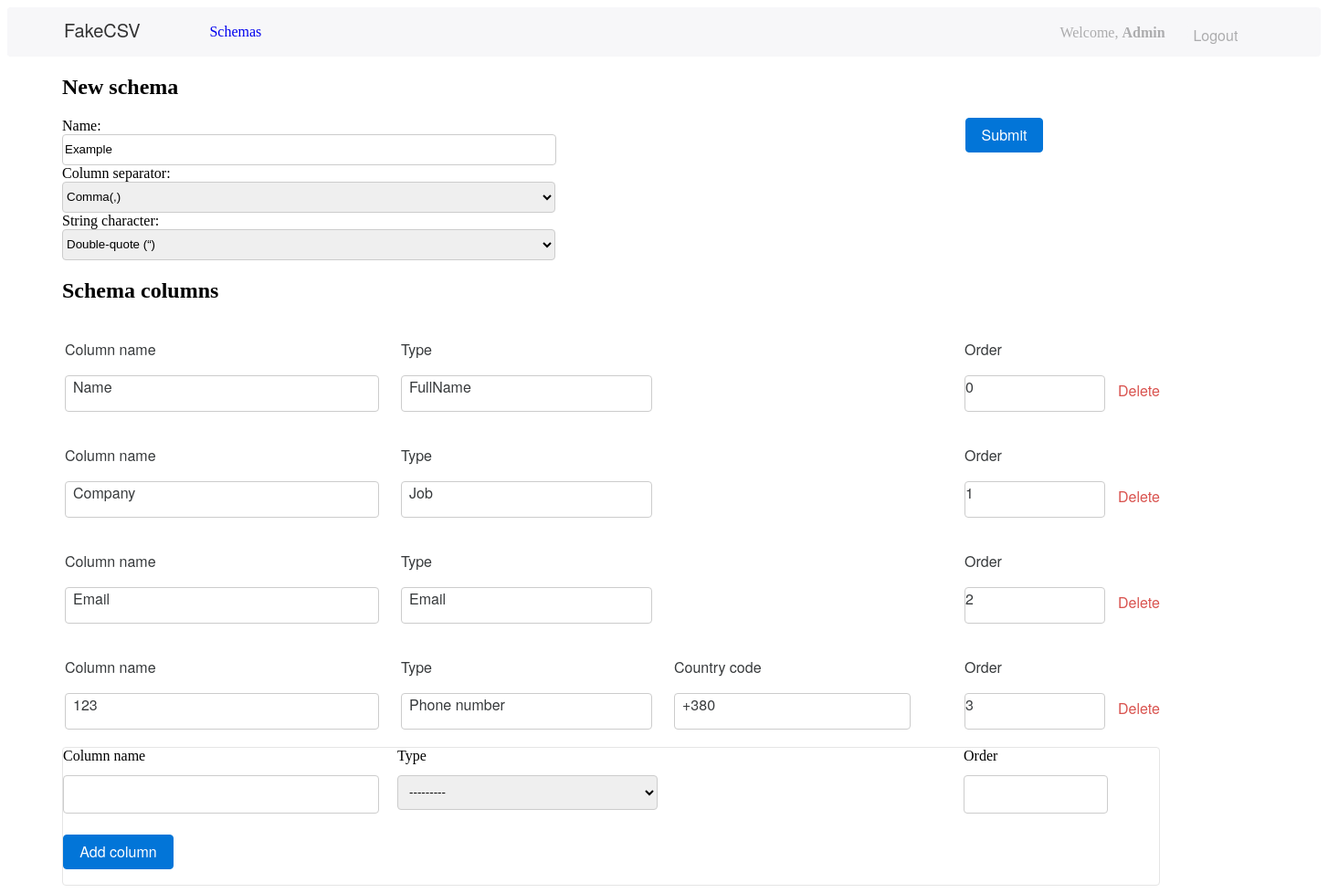
The page /3/edit/ (signed in) on the database its author committed.
### app/models.py (models this page shows, shortened)
class Schema(models.Model):
    schema_id = models.AutoField(primary_key=True)
    schema_user = models.ForeignKey(User, on_delete=models.CASCADE, related_name="schema_user")
    schema_name = models.TextField(max_length=128, verbose_name="Name")
    schema_column_separator = models.IntegerField(choices=SEPARATOR, default=0, verbose_name="Column separator")
    schema_string_character = models.IntegerField(choices=STRING_CHARACTER, default=0, verbose_name="String character")
    schema_columns = models.ManyToManyField(SchemaColumn, related_name="schema_columns")
    schema_last_modified = models.DateField(verbose_name="Modified", auto_now=True)
    @staticmethod
    def get_by_id(schema_id):
        return Schema.objects.filter(schema_id=schema_id).first()

class SchemaColumn(models.Model):
    column_id = models.AutoField(primary_key=True)
    column_name = models.TextField(max_length=128, verbose_name="Column name")
    column_type = models.ForeignKey(TypeOfData, on_delete=models.DO_NOTHING, verbose_name="Type",
                                    related_name="column_type")
    column_specific = models.TextField(max_length=64, null=True, blank=True)
    column_order = models.IntegerField(verbose_name="Order")
    class Meta:
        ordering = ["column_order"]
    def to_dict(self):
        return {
            "name": self.column_name,
            "type": self.column_type,
            "specific": self.column_specific,
            "order": self.column_order,
        }

class TypeOfData(models.Model):
    type_id = models.AutoField(primary_key=True)
    type_name = models.TextField(max_length=64, verbose_name="Type", unique=True)
    type_specific = models.IntegerField(choices=SPECIFICATOR, default=None, null=True, blank=True)
    def __str__(self):
        return f"{self.type_name}"
    def __repr__(self):
        return f"{self.__class__.__name__}({self.type_id})"

### app/views.py (the view, shortened to what this page needs)
# urls.py: re_path(r"^(?P<schema_id>\d+)/edit/", views.create_schema,name="edit")
@login_required(login_url="/login/")
@csrf_exempt
def create_schema(request, schema_id=None):
    schema_id = schema_id or request.session.get("schema_id")
    schema = Schema.get_by_id(schema_id)
    if not schema:
        schema = Schema.create(request.user, "New schema", 0, 0)
        request.session["schema_id"] = schema.schema_id
    schema_form = SchemaForm(instance=schema)
    empty_column_form = SchemaColumnForm()
    for cl in schema.schema_columns.all():
        print(cl.to_dict())
        print(cl.column_type in [4,5])
    context = {
        "schema_form": schema_form,
        "empty_column_form": empty_column_form,
        "columns": schema.schema_columns.all(),
    }
    return render(request, "add.html", context)

### app/forms.py
class SchemaForm(forms.ModelForm):
    class Meta:
        model = Schema
        fields = ["schema_name", "schema_column_separator", "schema_string_character",]
        widgets = {
            'schema_name': forms.TextInput(),
        }

class SchemaColumnForm(forms.ModelForm):
    class Meta:
        model = SchemaColumn
        fields = ("column_name","column_type","column_order")
        widgets = {
            'column_name': forms.TextInput( attrs={"class":"content__add-form-name"}),
            'column_type': forms.Select(attrs={"class":"content__add-form-type"}),
            'column_order': forms.NumberInput(attrs={"class":"content__add-form-order"})
        }

### template/add.html (shortened to what this page needs)
{% extends "base.html" %}
{% block content %}
<div class="content_add">
  <h2 class="content__add-label">New schema</h2>
  <form class="content__add-schemaform" method="POST">
      <div>
        {{ schema_form }}
      </div>
      <button class="content__add-schemaform-button" type="submit">Submit</button>
  </form>
  <h2 class="content__add-label"> Schema columns </h2>
    <table id="id_columns_table" class="content__add-table">
      {% for column in columns  %}
      <tr class="content__add-tr">
        <td class="content__add-td">
            <p>Column name</p>
            <p class="content__add-name">{{column.column_name }}</p>
        </td>
        <td class="content__add-td">
          <p>Type</p>
          <p class="content__add-type">{{ column.column_type }}</p>
        </td>
        <td  class="content__add-specific-block">
            {%if column.column_type.type_name == "Phone number"%}
              <p>Country code</p>
              <p class="content__add-specific">{{column.column_specific}}</p>
            {% elif column.column_type.type_name == "Integer" %}
            <p>Range</p>
            <p class="content__add-specific">{{column.column_specific}}</p>
            {% endif %}
        </td>
        <td class="content__add-td">
          <p>Order</p>
          <p class="content__add-order">{{column.column_order }}</p>
        </td>
        <td class="content__add-link-block">
          <form id="id_delete_form_{{column.column_id}}" method="POST">
            <a href="#" onclick="submitForm('{{column.column_id}}')" class="content__add-link" >Delete</a>
          </form>
        </td>
      </tr>
      {% endfor %}
    </table>
  <form id="id_column_form" class="content__add-last_form"  method="POST">
      <div class="content__add-last_form_conteiner" >
        <div class="content__add-blocks">
          {{ empty_column_form.column_name.label }}
          {{ empty_column_form.column_name }}
        </div>
        <div class="content__add-blocks">
          {{ empty_column_form.column_type.label }}
          {{ empty_column_form.column_type }}
        </div>
        <div class="content__add-specific-form-block">
        </div>
        <div class="content__add-blocks">
          {{ empty_column_form.column_order.label }}
          {{ empty_column_form.column_order }}
        </div>
      </div>
      <button class="content__add-form-button" type="submit" onclick="addRowSendRequest()" >Add column</button>
  </form>
</div>
{% endblock %}

### template/base.html (shortened to what this page needs)
<!DOCTYPE html>
<html lang="en">
<head>
    {% load static %}
    <link rel="stylesheet" href="{% static 'css/style.css' %}">
</head>
<body>
  <header class="header">
    {% block header %}
      <div class="header">
        <div class="header__left">
          <h1 class="header__left-label">FakeCSV</h1>
            <a href="/" class="header__left-menu">Schemas</a>
        </div>
        <div class="header__right">
          <p class="header__right-welcome">Welcome, <b> {{user.username}} </b></p>
          <form action="/" class="header__right-logout" method="POST">
            <button class="header__right-button" type="submit">Logout</button>
          </form>
        </div>
      </div>
    {% endblock %}
  </header>
  <main class="content">
    {% block content %}{% endblock %}
  </main>
</body>
</html>

### template/static/css/style.css (style rules this page uses)
td { border: solid 1px #ECEEEF; text-align: left; font-family: 'Helvetica Neue'; font-style: normal; font-weight: 400; font-size: 16px; line-height: 24px; color: #373A3C; }
button { width: 85px; height: 38px; background: #0275D8; border: 1px solid #0275D8; border-radius: 4px; font-family: 'Helvetica Neue'; font-style: normal; font-weight: 400; font-size: 16px; line-height: 21px; color: #FFFFFF; }
.content { background: #FFF; margin: 0px 0px 0px 60px; }
.header,.header__left,.header__right { display: flex; }
.header { background: #F7F7F9; border-radius: 4px; }
.header__left { float: left; color: rgba(0, 0, 0, 0.8); }
.header__right { float: right; color: rgba(0, 0, 0, 0.3); }
.header__left-label { width: 142.9px; height: 17px; font-family: 'Helvetica Neue'; font-style: normal; font-weight: 500; font-size: 20px; line-height: 17px; margin: 16px 16.5px 21px 62px; }
.header__left-menu { text-decoration: none; width: 111.02px; height: 16px; margin: 18px 820px 20px 0px; }
.header__right-welcome { width: 129px; height: 16px; margin: 19px 0px 19px 0px; }
.header__right-button { width: 58px; height: 16px; background: #F7F7F9; color: rgba(0, 0, 0, 0.3); border: none; margin: 19px 86px 19px 11px; }
.content__add-last_form { border: 1px solid #E5E5E5; border-radius: 4px; width: 1200px; height: 150px; }
.content__add-schemaform { display: flex; }
.content__add-schemaform * { display: block; }
.content__add-schemaform-button { margin-left: 448px; margin-bottom: 15px; }
.content__add-last_form_conteiner { display: flex; height: 95px; }
.content__add-table { border: none; }
.content__add-td { border: none; }
.content__add-name { width: 334px; height: 38px; border: 1px solid #CCCCCC; border-radius: 4px; padding-left: 8px; margin-right:20px; }
.content__add-type { width: 265px; height: 38px; border: 1px solid #CCCCCC; border-radius: 4px; padding-left: 8px; margin-right: 20px; }
.content__add-specific-block { width: 249px; height: 38px; border: none; }
.content__add-specific { width: 249px; height: 38px; border: 1px solid #CCCCCC; border-radius: 4px; padding-left: 8px; margin-right: 55px; }
.content__add-order { width: 152px; height: 38px; border: 1px solid #CCCCCC; border-radius: 4px; margin-right: 10px; }
.content__add-link-block { border: none; padding-top: 35px; }
.content__add-link { text-decoration: none; width: 46px; height: 21px; line-height: 21px; color: #D9534F; }
#id_schema_column_separator, #id_schema_string_character { width: 540px; height: 34px; border: 1px solid #CCCCCC; border-radius: 4px; }
#id_schema_name { width: 535px; height: 30px; border: 1px solid #CCCCCC; border-radius: 4px; }
.content__add-blocks * { display: block; }
.content__add-form-name { width: 334px; height: 38px; border: 1px solid #CCCCCC; border-radius: 4px; padding-left: 8px; margin-right:20px; margin-top: 12px; }
.content__add-form-type { width: 285px; height: 38px; border: 1px solid #CCCCCC; border-radius: 4px; padding-left: 8px; margin-right: 15px; margin-top: 12px; }
.content__add-form-order { width: 152px; height: 38px; border: 1px solid #CCCCCC; border-radius: 4px; margin-right: 10px; margin-top: 12px; }
.content__add-specific-form-block { width: 250px; height: 38px; margin-right: 70px; }
.content__add-form-button { width: 121px; }

### rows shown on the page
Schema: schema_name "Example", schema_column_separator "Comma(,)", schema_string_character "Double-quote (“)"
SchemaColumn: column_name "Name", column_type "FullName", column_order "0"
SchemaColumn: column_name "Company", column_type "Job", column_order "1"
SchemaColumn: column_name "Email", column_type "Email", column_order "2"
SchemaColumn: column_name "123", column_type "Phone number", column_specific "+380", column_order "3"

### other values the page prints
{{ user.username }} "Admin"
{{ empty_column_form.column_name.label }} "Column name"
{{ empty_column_form.column_type.label }} "Type"
{{ empty_column_form.column_order.label }} "Order"
